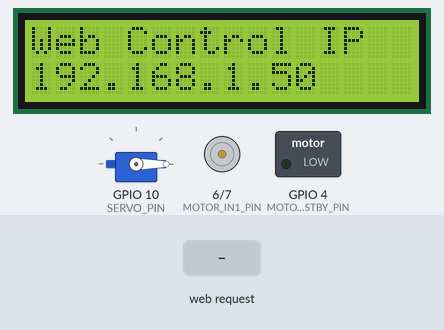
This program was run on a simulated ESP32-S3. On the bench: servo, 16×2 character LCD, motor-driver pin pairs drawn as motors (green arrow = first pin HIGH = forward, orange = second pin HIGH = backward, longer = more drive, scaled by the enable pin, stopped while the standby pin is LOW), switched loads named in the program (green lamp = pin HIGH). The inputs (shaded band) are chosen by the test bench. WiFi joins after 1.5 s; servers stay silent unless stated; servo pulses on a pin are drawn as a servo (544–2400 µs = 0–180°); pins used as bus, display or sensor lines are not drawn; what the program prints to the serial monitor is not drawn.

Above: at 4.3 s.
4.4 s: HTTP request GET /motor received
At 6.1 s:
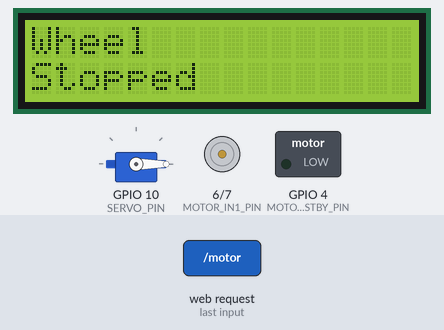
6.7 s: HTTP request GET /motor-raw received
At 7.4 s:
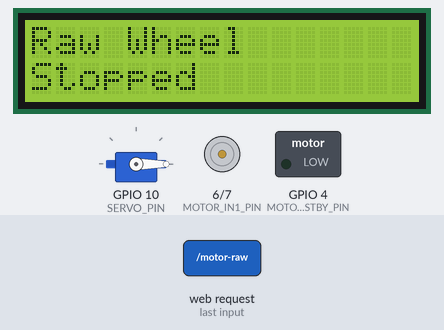
8.5 s: HTTP request GET /lcd received
At 9.7 s:
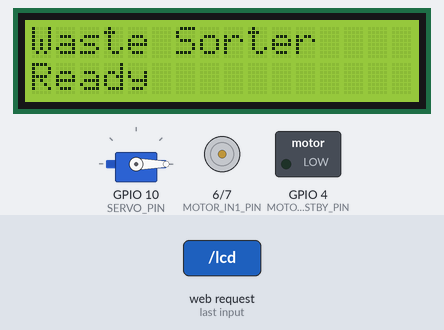
10.0 s: HTTP request GET /lcd?line1=1&line2=1&direction=1 received
At 11.0 s:
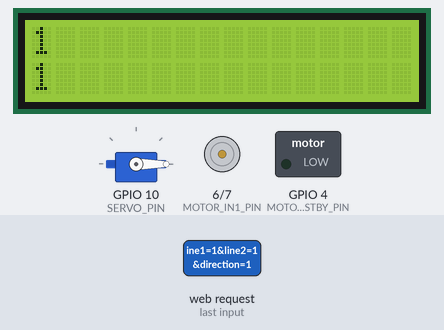
11.5 s: HTTP request GET /wheel received
At 12.1 s:
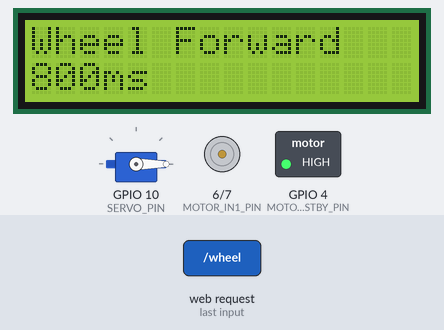
13.8 s: HTTP request GET /wheel-raw received
At 13.99 s:
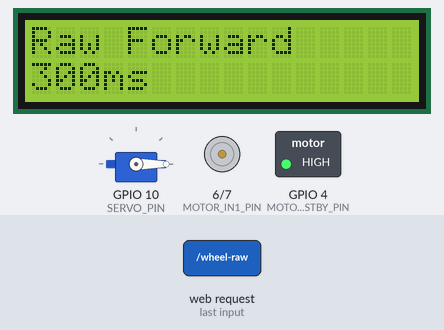
Timing chart, 0 to 16.6 s (numbered marks = the images above; inputs shaded):
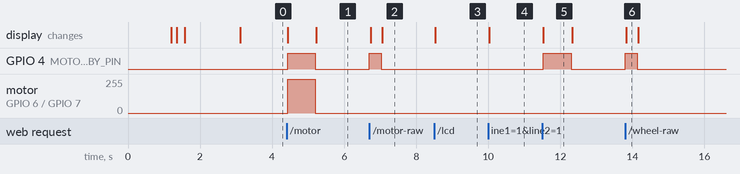

The program:

main.cpp
```cpp
#include <Arduino.h>
#include <WiFi.h>
#include <WebServer.h>
#include <Wire.h>
#include <LiquidCrystal_I2C.h>

constexpr uint32_t SERIAL_BAUD = 115200;

const char *const WIFI_SSID = "LAPTOP-3M5IFCCV 9274";
const char *const WIFI_PASSWORD = "iR921)16";

constexpr uint8_t LCD_I2C_ADDRESS = 0x27;
constexpr uint8_t LCD_COLUMNS = 16;
constexpr uint8_t LCD_ROWS = 2;
constexpr uint8_t LCD_SDA_PIN = 8;
constexpr uint8_t LCD_SCL_PIN = 9;

constexpr uint8_t MOTOR_ENA_PIN = 5;
constexpr uint8_t MOTOR_IN1_PIN = 6;
constexpr uint8_t MOTOR_IN2_PIN = 7;
constexpr uint8_t MOTOR_STBY_PIN = 4;
constexpr uint8_t SERVO_PIN = 10;

constexpr uint8_t MOTOR_PWM_CHANNEL = 0;
constexpr uint16_t MOTOR_PWM_FREQUENCY_HZ = 1000;
constexpr uint8_t MOTOR_PWM_RESOLUTION_BITS = 8;
constexpr uint8_t MOTOR_DEFAULT_SPEED = 255;
constexpr uint8_t MOTOR_MAX_SPEED = 255;
constexpr uint16_t MOTOR_DEFAULT_RUN_MS = 800;
constexpr uint16_t MOTOR_MAX_RUN_MS = 5000;
constexpr uint16_t MOTOR_RAW_MIN_RUN_MS = 30;
constexpr uint8_t MOTOR_START_BOOST_SPEED = 255;
constexpr uint8_t MOTOR_START_BOOST_THRESHOLD = 245;
constexpr uint16_t MOTOR_START_BOOST_MS = 350;

constexpr uint8_t VOLTAGE_VM_PIN = 1;
constexpr uint8_t VOLTAGE_SERVO_PIN = 2;
constexpr uint8_t VOLTAGE_LOGIC_PIN = 3;
constexpr float VOLTAGE_DIVIDER_RATIO = 4.0f;  // 30k top resistor, 10k bottom resistor.
constexpr uint8_t VOLTAGE_SAMPLE_COUNT = 16;
constexpr uint16_t VOLTAGE_ADC_SATURATED_MV = 3000;

constexpr uint8_t SERVO_PWM_CHANNEL = 1;
constexpr uint16_t SERVO_PWM_FREQUENCY = 50;
constexpr uint8_t SERVO_PWM_RESOLUTION_BITS = 14;
constexpr uint16_t SERVO_MIN_PULSE_US = 500;
constexpr uint16_t SERVO_MAX_PULSE_US = 2400;
constexpr uint8_t SERVO_CLOSED_DEGREES = 0;
constexpr uint8_t SERVO_OPEN_DEGREES = 90;
constexpr uint16_t SERVO_OPEN_HOLD_MS = 2000;
constexpr uint16_t SERVO_SETTLE_MS = 500;

LiquidCrystal_I2C lcd(LCD_I2C_ADDRESS, LCD_COLUMNS, LCD_ROWS);
WebServer server(80);

String currentLine1 = "Web Control";
String currentLine2 = "Ready";
bool motorRunning = false;
bool motorPwmAttached = false;
uint32_t motorStopAt = 0;
uint32_t motorBoostUntil = 0;
bool motorBoostActive = false;
uint16_t activeMotorDurationMs = 0;
uint8_t activeMotorSpeed = 0;
String activeMotorDirection = "stop";

void showLcd(const String &line1, const String &line2);

void attachMotorPwm() {
  if (!motorPwmAttached) {
    ledcAttachPin(MOTOR_ENA_PIN, MOTOR_PWM_CHANNEL);
    motorPwmAttached = true;
  }
}

void detachMotorPwm() {
  if (motorPwmAttached) {
    ledcWrite(MOTOR_PWM_CHANNEL, 0);
    ledcDetachPin(MOTOR_ENA_PIN);
    motorPwmAttached = false;
  }
  pinMode(MOTOR_ENA_PIN, OUTPUT);
  digitalWrite(MOTOR_ENA_PIN, LOW);
}

void motorOff() {
  motorRunning = false;
  activeMotorDirection = "stop";
  motorBoostActive = false;
  motorBoostUntil = 0;
  activeMotorDurationMs = 0;
  activeMotorSpeed = 0;
  if (motorPwmAttached) {
    ledcWrite(MOTOR_PWM_CHANNEL, 0);
  } else {
    digitalWrite(MOTOR_ENA_PIN, LOW);
  }
  digitalWrite(MOTOR_IN1_PIN, LOW);
  digitalWrite(MOTOR_IN2_PIN, LOW);
  digitalWrite(MOTOR_STBY_PIN, LOW);
}

void setupMotor() {
  pinMode(MOTOR_ENA_PIN, OUTPUT);
  pinMode(MOTOR_IN1_PIN, OUTPUT);
  pinMode(MOTOR_IN2_PIN, OUTPUT);
  pinMode(MOTOR_STBY_PIN, OUTPUT);

  digitalWrite(MOTOR_ENA_PIN, LOW);
  digitalWrite(MOTOR_IN1_PIN, LOW);
  digitalWrite(MOTOR_IN2_PIN, LOW);
  digitalWrite(MOTOR_STBY_PIN, LOW);

  ledcSetup(MOTOR_PWM_CHANNEL, MOTOR_PWM_FREQUENCY_HZ, MOTOR_PWM_RESOLUTION_BITS);
  attachMotorPwm();
  motorOff();
}

void motorForward(uint8_t speed) {
  attachMotorPwm();
  digitalWrite(MOTOR_STBY_PIN, HIGH);
  digitalWrite(MOTOR_IN1_PIN, HIGH);
  digitalWrite(MOTOR_IN2_PIN, LOW);
  ledcWrite(MOTOR_PWM_CHANNEL, speed);
}

void motorReverse(uint8_t speed) {
  attachMotorPwm();
  digitalWrite(MOTOR_STBY_PIN, HIGH);
  digitalWrite(MOTOR_IN1_PIN, LOW);
  digitalWrite(MOTOR_IN2_PIN, HIGH);
  ledcWrite(MOTOR_PWM_CHANNEL, speed);
}

void runMotorPulse(const String &direction, uint16_t durationMs, uint8_t speed) {
  speed = constrain(speed, 0, MOTOR_MAX_SPEED);
  durationMs = constrain(durationMs, 100, MOTOR_MAX_RUN_MS);

  if (speed == 0) {
    motorOff();
    showLcd("Wheel", "Stopped");
    return;
  }

  motorOff();
  activeMotorDirection = direction;
  activeMotorDurationMs = durationMs;
  activeMotorSpeed = speed;
  motorStopAt = millis() + durationMs;
  motorBoostActive = speed < MOTOR_START_BOOST_THRESHOLD && durationMs > MOTOR_START_BOOST_MS;
  motorBoostUntil = motorBoostActive ? millis() + MOTOR_START_BOOST_MS : 0;
  motorRunning = true;

  const uint8_t startSpeed = motorBoostActive ? MOTOR_START_BOOST_SPEED : speed;
  const bool reverseDirection = direction == "reverse" || direction == "ccw" || direction == "counterclockwise";

  if (reverseDirection) {
    Serial.print("Wheel reverse, speed ");
    Serial.print(speed);
    Serial.print(", ms ");
    Serial.print(durationMs);
    if (motorBoostActive) {
      Serial.print(", boost ");
      Serial.print(MOTOR_START_BOOST_SPEED);
      Serial.print(" for ");
      Serial.print(MOTOR_START_BOOST_MS);
      Serial.print("ms");
    }
    Serial.println();
    showLcd("Wheel Reverse", String(durationMs) + "ms");
    motorReverse(startSpeed);
  } else {
    Serial.print("Wheel forward, speed ");
    Serial.print(speed);
    Serial.print(", ms ");
    Serial.print(durationMs);
    if (motorBoostActive) {
      Serial.print(", boost ");
      Serial.print(MOTOR_START_BOOST_SPEED);
      Serial.print(" for ");
      Serial.print(MOTOR_START_BOOST_MS);
      Serial.print("ms");
    }
    Serial.println();
    showLcd("Wheel Forward", String(durationMs) + "ms");
    motorForward(startSpeed);
  }
}

void updateMotor() {
  if (!motorRunning) {
    return;
  }

  if (motorBoostActive && (int32_t)(millis() - motorBoostUntil) >= 0) {
    motorBoostActive = false;
    ledcWrite(MOTOR_PWM_CHANNEL, activeMotorSpeed);
    Serial.print("Wheel boost complete, PWM now ");
    Serial.println(activeMotorSpeed);
  }

  if ((int32_t)(millis() - motorStopAt) >= 0) {
    motorOff();
    Serial.println("Wheel stopped.");
    showLcd("Wheel", "Stopped");
  }
}

void runMotorRawPulse(const String &direction, uint16_t durationMs) {
  durationMs = constrain(durationMs, MOTOR_RAW_MIN_RUN_MS, 1000);
  motorOff();
  detachMotorPwm();

  const bool reverseDirection = direction == "reverse" || direction == "ccw" || direction == "counterclockwise";
  digitalWrite(MOTOR_STBY_PIN, HIGH);
  if (reverseDirection) {
    digitalWrite(MOTOR_IN1_PIN, LOW);
    digitalWrite(MOTOR_IN2_PIN, HIGH);
  } else {
    digitalWrite(MOTOR_IN1_PIN, HIGH);
    digitalWrite(MOTOR_IN2_PIN, LOW);
  }

  Serial.print("RAW wheel ");
  Serial.print(reverseDirection ? "reverse" : "forward");
  Serial.print(", ms ");
  Serial.println(durationMs);
  showLcd(reverseDirection ? "Raw Reverse" : "Raw Forward", String(durationMs) + "ms");

  digitalWrite(MOTOR_ENA_PIN, HIGH);
  delay(durationMs);
  digitalWrite(MOTOR_ENA_PIN, LOW);
  motorOff();
  attachMotorPwm();
  motorOff();
  showLcd("Raw Wheel", "Stopped");
}

void writeServoAngle(uint8_t angle) {
  const uint16_t pulseUs = map(angle, 0, 180, SERVO_MIN_PULSE_US, SERVO_MAX_PULSE_US);
  const uint32_t maxDuty = (1UL << SERVO_PWM_RESOLUTION_BITS) - 1;
  const uint32_t duty = (pulseUs * maxDuty) / 20000UL;
  ledcWrite(SERVO_PWM_CHANNEL, duty);
}

void setupServo() {
  ledcSetup(SERVO_PWM_CHANNEL, SERVO_PWM_FREQUENCY, SERVO_PWM_RESOLUTION_BITS);
  ledcAttachPin(SERVO_PIN, SERVO_PWM_CHANNEL);
  writeServoAngle(SERVO_CLOSED_DEGREES);
}

void resetLcdBus() {
  Wire.end();
  delay(100);
  Wire.begin(LCD_SDA_PIN, LCD_SCL_PIN);
  delay(100);
  lcd.init();
  lcd.backlight();
  lcd.clear();
  delay(50);
}

void setupVoltageMonitor() {
  pinMode(VOLTAGE_VM_PIN, INPUT_PULLDOWN);
  pinMode(VOLTAGE_SERVO_PIN, INPUT_PULLDOWN);
  pinMode(VOLTAGE_LOGIC_PIN, INPUT_PULLDOWN);

  analogReadResolution(12);
  analogSetPinAttenuation(VOLTAGE_VM_PIN, ADC_11db);
  analogSetPinAttenuation(VOLTAGE_SERVO_PIN, ADC_11db);
  analogSetPinAttenuation(VOLTAGE_LOGIC_PIN, ADC_11db);
}

uint32_t readAdcMilliVolts(uint8_t pin) {
  uint32_t total = 0;
  for (uint8_t i = 0; i < VOLTAGE_SAMPLE_COUNT; i++) {
    total += analogReadMilliVolts(pin);
    delayMicroseconds(250);
  }
  return total / VOLTAGE_SAMPLE_COUNT;
}

String voltageChannelJson(const char *id, const char *label, uint8_t pin) {
  const uint32_t adcMilliVolts = readAdcMilliVolts(pin);
  const bool saturated = adcMilliVolts >= VOLTAGE_ADC_SATURATED_MV;
  const float volts = (adcMilliVolts / 1000.0f) * VOLTAGE_DIVIDER_RATIO;

  String json = "{";
  json += "\"id\":\"" + String(id) + "\",";
  json += "\"label\":\"" + String(label) + "\",";
  json += "\"pin\":" + String(pin) + ",";
  json += "\"dividerRatio\":" + String(VOLTAGE_DIVIDER_RATIO, 2) + ",";
  json += "\"adcMilliVolts\":" + String(adcMilliVolts) + ",";
  json += "\"status\":\"" + String(saturated ? "saturated" : "ok") + "\",";
  json += "\"volts\":" + String(volts, 2);
  json += "}";
  return json;
}

String voltageJson() {
  String json = "{";
  json += "\"ok\":true,";
  json += "\"divider\":\"30k_to_signal_10k_to_ground\",";
  json += "\"channels\":[";
  json += voltageChannelJson("motorVm", "Motor VM", VOLTAGE_VM_PIN);
  json += ",";
  json += voltageChannelJson("servo5v", "Servo / 5V", VOLTAGE_SERVO_PIN);
  json += ",";
  json += voltageChannelJson("logic3v3", "Logic 3.3V", VOLTAGE_LOGIC_PIN);
  json += "]";
  json += "}";
  return json;
}
String lcdText(const String &value) {
  String text = value;
  text.replace("\r", " ");
  text.replace("\n", " ");
  if (text.length() > LCD_COLUMNS) {
    text = text.substring(0, LCD_COLUMNS);
  }
  while (text.length() < LCD_COLUMNS) {
    text += ' ';
  }
  return text;
}

void showLcd(const String &line1, const String &line2) {
  currentLine1 = line1;
  currentLine2 = line2;

  lcd.setCursor(0, 0);
  lcd.print(lcdText(line1));
  lcd.setCursor(0, 1);
  lcd.print(lcdText(line2));

  Serial.print("LCD: ");
  Serial.print(line1);
  Serial.print(" | ");
  Serial.println(line2);
}

void sendCorsHeaders() {
  server.sendHeader("Access-Control-Allow-Origin", "*");
  server.sendHeader("Access-Control-Allow-Methods", "GET,POST,OPTIONS");
  server.sendHeader("Access-Control-Allow-Headers", "Content-Type");
}

void handleOptions() {
  sendCorsHeaders();
  server.send(204);
}

void handleStatus() {
  sendCorsHeaders();
  const uint32_t remainingMs = motorRunning && (int32_t)(motorStopAt - millis()) > 0
    ? motorStopAt - millis()
    : 0;

  String json = "{";
  json += "\"ok\":true,";
  json += "\"ip\":\"" + WiFi.localIP().toString() + "\",";
  json += "\"line1\":\"" + currentLine1 + "\",";
  json += "\"line2\":\"" + currentLine2 + "\",";
  json += "\"motorLocked\":" + String(motorRunning ? "true" : "false") + ",";
  json += "\"motorRunning\":" + String(motorRunning ? "true" : "false") + ",";
  json += "\"motorRemainingMs\":" + String(remainingMs) + ",";
  json += "\"motorDirection\":\"" + activeMotorDirection + "\",";
  json += "\"motorSpeed\":" + String(activeMotorSpeed) + ",";
  json += "\"lidLocked\":false";
  json += "}";
  server.send(200, "application/json", json);
}

void handleVoltage() {
  sendCorsHeaders();
  server.send(200, "application/json", voltageJson());
}

void handleLcd() {
  sendCorsHeaders();
  String line1 = server.arg("line1");
  String line2 = server.arg("line2");

  if (line1.length() == 0) {
    line1 = "Waste Sorter";
  }
  if (line2.length() == 0) {
    line2 = "Ready";
  }

  showLcd(line1, line2);
  server.send(200, "application/json", "{\"ok\":true}");
}

void handleLcdReset() {
  sendCorsHeaders();
  resetLcdBus();
  showLcd("Waste Sorter", "Ready");
  server.send(200, "application/json", "{\"ok\":true,\"message\":\"LCD reset\"}");
}

void handleMotorRaw() {
  sendCorsHeaders();

  String direction = server.arg("direction");
  direction.toLowerCase();
  if (direction.length() == 0) {
    direction = "forward";
  }

  uint16_t durationMs = 300;
  if (server.hasArg("ms")) {
    durationMs = static_cast<uint16_t>(server.arg("ms").toInt());
  }
  durationMs = constrain(durationMs, MOTOR_RAW_MIN_RUN_MS, 1000);

  if (direction == "stop") {
    motorOff();
    attachMotorPwm();
    motorOff();
    showLcd("Wheel", "Stopped");
    server.send(200, "application/json", "{\"ok\":true,\"message\":\"Raw motor stopped\"}");
    return;
  }

  runMotorRawPulse(direction, durationMs);

  String json = "{";
  json += "\"ok\":true,";
  json += "\"mode\":\"raw\",";
  json += "\"direction\":\"" + direction + "\",";
  json += "\"ms\":" + String(durationMs);
  json += "}";
  server.send(200, "application/json", json);
}

void handleMotor() {
  sendCorsHeaders();

  String direction = server.arg("direction");
  direction.toLowerCase();
  if (direction.length() == 0) {
    direction = "forward";
  }

  uint16_t durationMs = MOTOR_DEFAULT_RUN_MS;
  if (server.hasArg("ms")) {
    durationMs = static_cast<uint16_t>(server.arg("ms").toInt());
  }

  uint8_t speed = MOTOR_DEFAULT_SPEED;
  if (server.hasArg("speed")) {
    speed = static_cast<uint8_t>(server.arg("speed").toInt());
  }

  durationMs = constrain(durationMs, 100, MOTOR_MAX_RUN_MS);
  speed = constrain(speed, 0, MOTOR_MAX_SPEED);

  if (direction == "stop") {
    motorOff();
    showLcd("Wheel", "Stopped");
    server.send(200, "application/json", "{\"ok\":true,\"message\":\"Motor stopped\"}");
    return;
  }

  runMotorPulse(direction, durationMs, speed);

  String json = "{";
  json += "\"ok\":true,";
  json += "\"direction\":\"" + direction + "\",";
  json += "\"ms\":" + String(durationMs) + ",";
  json += "\"speed\":" + String(speed);
  json += "}";
  server.send(200, "application/json", json);
}

void handleLid() {
  sendCorsHeaders();
  motorOff();

  Serial.println("Opening lid servo.");
  showLcd("Lid", "Opening");
  writeServoAngle(SERVO_OPEN_DEGREES);
  delay(SERVO_OPEN_HOLD_MS);

  Serial.println("Closing lid servo.");
  showLcd("Lid", "Closing");
  writeServoAngle(SERVO_CLOSED_DEGREES);
  delay(SERVO_SETTLE_MS);

  showLcd("Lid", "Closed");
  server.send(200, "application/json", "{\"ok\":true,\"message\":\"Lid opened and closed\"}");
}

bool connectWifi() {
  if (WiFi.status() == WL_CONNECTED) {
    return true;
  }

  WiFi.mode(WIFI_STA);
  WiFi.setSleep(false);
  WiFi.disconnect();
  delay(200);
  WiFi.begin(WIFI_SSID, WIFI_PASSWORD);

  Serial.print("Connecting to Wi-Fi");
  showLcd("WiFi", "Connecting");

  uint32_t startedAt = millis();
  while (WiFi.status() != WL_CONNECTED && millis() - startedAt < 20000) {
    delay(250);
    Serial.print(".");
  }
  Serial.println();

  if (WiFi.status() != WL_CONNECTED) {
    showLcd("WiFi failed", "Check hotspot");
    return false;
  }

  Serial.print("Web control IP: ");
  Serial.println(WiFi.localIP());
  showLcd("Web Control IP", WiFi.localIP().toString());
  return true;
}

void ensureWifi() {
  static uint32_t lastAttemptAt = 0;

  if (WiFi.status() == WL_CONNECTED) {
    return;
  }

  if (millis() - lastAttemptAt < 5000) {
    return;
  }

  lastAttemptAt = millis();
  motorOff();
  Serial.println("Wi-Fi disconnected. Retrying...");
  connectWifi();
}

void setupRoutes() {
  server.on("/", HTTP_GET, handleStatus);
  server.on("/status", HTTP_GET, handleStatus);
  server.on("/voltage", HTTP_OPTIONS, handleOptions);
  server.on("/voltage", HTTP_GET, handleVoltage);
  server.on("/telemetry", HTTP_OPTIONS, handleOptions);
  server.on("/telemetry", HTTP_GET, handleVoltage);
  server.on("/lcd", HTTP_OPTIONS, handleOptions);
  server.on("/lcd", HTTP_POST, handleLcd);
  server.on("/lcd", HTTP_GET, handleLcd);
  server.on("/lcd-reset", HTTP_OPTIONS, handleOptions);
  server.on("/lcd-reset", HTTP_POST, handleLcdReset);
  server.on("/lcd-reset", HTTP_GET, handleLcdReset);
  server.on("/motor", HTTP_OPTIONS, handleOptions);
  server.on("/motor", HTTP_POST, handleMotor);
  server.on("/motor", HTTP_GET, handleMotor);
  server.on("/wheel", HTTP_OPTIONS, handleOptions);
  server.on("/wheel", HTTP_POST, handleMotor);
  server.on("/wheel", HTTP_GET, handleMotor);
  server.on("/motor-raw", HTTP_OPTIONS, handleOptions);
  server.on("/motor-raw", HTTP_POST, handleMotorRaw);
  server.on("/motor-raw", HTTP_GET, handleMotorRaw);
  server.on("/wheel-raw", HTTP_OPTIONS, handleOptions);
  server.on("/wheel-raw", HTTP_POST, handleMotorRaw);
  server.on("/wheel-raw", HTTP_GET, handleMotorRaw);
  server.on("/lid", HTTP_OPTIONS, handleOptions);
  server.on("/lid", HTTP_POST, handleLid);
  server.on("/lid", HTTP_GET, handleLid);
  server.begin();
}

void setup() {
  Serial.begin(SERIAL_BAUD);
  delay(1000);

  setupMotor();
  setupVoltageMonitor();
  setupServo();
  resetLcdBus();
  showLcd("Web Control", "Booting");

  connectWifi();
  setupRoutes();
  Serial.println("HTTP control server started.");
}

void loop() {
  ensureWifi();
  server.handleClient();
  updateMotor();
  delay(2);
}
```

Measured:
- after the input at 4.4 s, GPIO 4 (MOTOR_STBY_PIN): LOW → HIGH at once, → LOW 0.77 s later; motor on GPIO 6 (MOTOR_IN1_PIN) / GPIO 7 (MOTOR_IN2_PIN): stopped → forward 255/255 at once, → stopped 0.77 s later; the display: first changes at once (image 1 shows a later state)
- after the input at 6.7 s, GPIO 4 (MOTOR_STBY_PIN): LOW → HIGH at once, → LOW 0.33 s later; the display: first changes at once (image 2 shows a later state)
- after the input at 8.5 s, the display: changes at once (image 3)
- after the input at 10.0 s, the display: changes at once (image 4)
- after the input at 11.5 s, GPIO 4 (MOTOR_STBY_PIN): LOW → HIGH at once, → LOW 0.77 s later; the display: changes at once (image 5)
- after the input at 13.8 s, GPIO 4 (MOTOR_STBY_PIN): LOW → HIGH at once, → LOW 0.33 s later; the display: changes at once (image 6)
- what the display in image 5 shows lasts 0.8 s, from 11.5 s to 12.3 s
